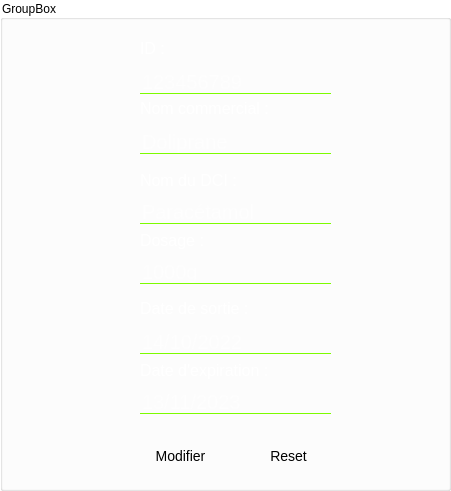
     <widget class="QGroupBox" name="groupBox_2">
      <property name="geometry">
       <rect>
        <x>60</x>
        <y>190</y>
        <width>451</width>
        <height>491</height>
       </rect>
      </property>
      <property name="styleSheet">
       <string notr="true">background:transparent;</string>
      </property>
      <property name="title">
       <string>GroupBox</string>
      </property>
      <widget class="QLabel" name="label_20">
       <property name="geometry">
        <rect>
         <x>140</x>
         <y>170</y>
         <width>221</width>
         <height>21</height>
        </rect>
       </property>
       <property name="styleSheet">
        <string notr="true">background-image:url(c:/Users/Mahmoud/Desktop/background2.png);
color: rgb(255, 255, 255);
background:transparent;
font-size:16px;</string>
       </property>
       <property name="text">
        <string>Nom du DCI :</string>
       </property>
      </widget>
      <widget class="QPushButton" name="pushButton_8">
       <property name="geometry">
        <rect>
         <x>250</x>
         <y>440</y>
         <width>81</width>
         <height>31</height>
        </rect>
       </property>
       <property name="styleSheet">
        <string notr="true">QPushButton
{
color:rgb(0,0,0);
background-image:url(c:/Users/Mahmoud/Desktop/ME/meds/images/background.png);
border-radius:10px;
font-size:14px;
}
QPushButton:hover
{
color:rgb(255,255,255);
background-image:url(c:/Users/Mahmoud/Desktop/background2.png);
border-radius:10px;
background:#3CB043;
}</string>
       </property>
       <property name="text">
        <string>Reset </string>
       </property>
      </widget>
      <widget class="QLabel" name="label_19">
       <property name="geometry">
        <rect>
         <x>140</x>
         <y>100</y>
         <width>141</width>
         <height>16</height>
        </rect>
       </property>
       <property name="styleSheet">
        <string notr="true">background-image:url(c:/Users/Mahmoud/Desktop/background2.png);
color: rgb(255, 255, 255);
background:transparent;
font-size:16px;</string>
       </property>
       <property name="text">
        <string>Nom commercial :</string>
       </property>
      </widget>
      <widget class="QLineEdit" name="line_dci">
       <property name="geometry">
        <rect>
         <x>140</x>
         <y>200</y>
         <width>191</width>
         <height>24</height>
        </rect>
       </property>
       <property name="styleSheet">
        <string notr="true">background-color: rgb(255, 255, 255);
background-image:url(c:/Users/Mahmoud/Desktop/background.png);
background:transparent;
border:none;
border-bottom:1px solid #7CFC00;
font-size:20px;
color:white;</string>
       </property>
       <property name="placeholderText">
        <string>Paracétamol</string>
       </property>
      </widget>
      <widget class="QLineEdit" name="line_ds">
       <property name="geometry">
        <rect>
         <x>140</x>
         <y>330</y>
         <width>191</width>
         <height>24</height>
        </rect>
       </property>
       <property name="styleSheet">
        <string notr="true">background-color: rgb(255, 255, 255);
background-image:url(c:/Users/Mahmoud/Desktop/background.png);
background:transparent;
border:none;
border-bottom:1px solid #7CFC00;
font-size:20px;
color:white;</string>
       </property>
       <property name="placeholderText">
        <string>14/10/2022</string>
       </property>
      </widget>
      <widget class="QLabel" name="label_23">
       <property name="geometry">
        <rect>
         <x>140</x>
         <y>360</y>
         <width>131</width>
         <height>21</height>
        </rect>
       </property>
       <property name="styleSheet">
        <string notr="true">background-image:url(c:/Users/Mahmoud/Desktop/background2.png);
color: rgb(255, 255, 255);
background:transparent;
font-size:16px;</string>
       </property>
       <property name="text">
        <string>Date d'expiration :</string>
       </property>
      </widget>
      <widget class="QLineEdit" name="line_id">
       <property name="geometry">
        <rect>
         <x>140</x>
         <y>70</y>
         <width>191</width>
         <height>24</height>
        </rect>
       </property>
       <property name="styleSheet">
        <string notr="true">background-color: rgb(255, 255, 255);
background-image:url(c:/Users/Mahmoud/Desktop/background.png);
background:transparent;
border:none;
border-bottom:1px solid #7CFC00;
font-size:20px;
color:white;</string>
       </property>
       <property name="placeholderText">
        <string>123456789</string>
       </property>
      </widget>
      <widget class="QLabel" name="label_21">
       <property name="geometry">
        <rect>
         <x>140</x>
         <y>230</y>
         <width>121</width>
         <height>21</height>
        </rect>
       </property>
       <property name="styleSheet">
        <string notr="true">background-image:url(c:/Users/Mahmoud/Desktop/background2.png);
color: rgb(255, 255, 255);
background:transparent;
font-size:16px;</string>
       </property>
       <property name="text">
        <string>Dosage :</string>
       </property>
      </widget>
      <widget class="QLabel" name="label_30">
       <property name="geometry">
        <rect>
         <x>140</x>
         <y>40</y>
         <width>141</width>
         <height>16</height>
        </rect>
       </property>
       <property name="styleSheet">
        <string notr="true">background-image:url(c:/Users/Mahmoud/Desktop/background2.png);
color: rgb(255, 255, 255);
background:transparent;
font-size:16px;</string>
       </property>
       <property name="text">
        <string>ID :</string>
       </property>
      </widget>
      <widget class="QLineEdit" name="line_dosage">
       <property name="geometry">
        <rect>
         <x>140</x>
         <y>260</y>
         <width>191</width>
         <height>24</height>
        </rect>
       </property>
       <property name="styleSheet">
        <string notr="true">background-color: rgb(255, 255, 255);
background-image:url(c:/Users/Mahmoud/Desktop/background.png);
background:transparent;
border:none;
border-bottom:1px solid #7CFC00;
font-size:20px;
color:white;</string>
       </property>
       <property name="placeholderText">
        <string>1000g</string>
       </property>
      </widget>
      <widget class="QLineEdit" name="line_de">
       <property name="geometry">
        <rect>
         <x>140</x>
         <y>390</y>
         <width>191</width>
         <height>24</height>
        </rect>
       </property>
       <property name="styleSheet">
        <string notr="true">background-color: rgb(255, 255, 255);
background-image:url(c:/Users/Mahmoud/Desktop/background.png);
background:transparent;
border:none;
border-bottom:1px solid #7CFC00;
font-size:20px;
color:white;</string>
       </property>
       <property name="placeholderText">
        <string>13/11/2023</string>
       </property>
      </widget>
      <widget class="QPushButton" name="update">
       <property name="geometry">
        <rect>
         <x>140</x>
         <y>440</y>
         <width>81</width>
         <height>31</height>
        </rect>
       </property>
       <property name="styleSheet">
        <string notr="true">QPushButton
{
color:rgb(0,0,0);
background-image:url(c:/Users/Mahmoud/Desktop/ME/meds/images/background.png);
border-radius:10px;
font-size:14px;
}
QPushButton:hover
{
color:rgb(255,255,255);
background-image:url(c:/Users/Mahmoud/Desktop/background2.png);
border-radius:10px;
background:#3CB043;
}</string>
       </property>
       <property name="text">
        <string>Modifier</string>
       </property>
      </widget>
      <widget class="QLabel" name="label_22">
       <property name="geometry">
        <rect>
         <x>140</x>
         <y>300</y>
         <width>121</width>
         <height>16</height>
        </rect>
       </property>
       <property name="styleSheet">
        <string notr="true">background-image:url(c:/Users/Mahmoud/Desktop/background2.png);
color: rgb(255, 255, 255);
background:transparent;
font-size:16px;</string>
       </property>
       <property name="text">
        <string>Date de sortie :</string>
       </property>
      </widget>
      <widget class="QLineEdit" name="line_c">
       <property name="geometry">
        <rect>
         <x>140</x>
         <y>130</y>
         <width>191</width>
         <height>24</height>
        </rect>
       </property>
       <property name="styleSheet">
        <string notr="true">background-color: rgb(255, 255, 255);
background-image:url(c:/Users/Mahmoud/Desktop/background.png);
background:transparent;
border:none;
border-bottom:1px solid #7CFC00;
font-size:20px;
color:white;</string>
       </property>
       <property name="placeholderText">
        <string>Doliprane</string>
       </property>
      </widget>
     </widget>
